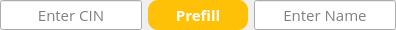
    <widget class="QWidget" name="widget" native="true">
     <property name="minimumSize">
      <size>
       <width>0</width>
       <height>30</height>
      </size>
     </property>
     <property name="maximumSize">
      <size>
       <width>16777215</width>
       <height>30</height>
      </size>
     </property>
     <property name="font">
      <font>
       <family>Open Sans</family>
       <stylestrategy>PreferAntialias</stylestrategy>
      </font>
     </property>
     <layout class="QGridLayout" name="gridLayout_3">
      <property name="leftMargin">
       <number>0</number>
      </property>
      <property name="topMargin">
       <number>0</number>
      </property>
      <property name="rightMargin">
       <number>0</number>
      </property>
      <property name="bottomMargin">
       <number>0</number>
      </property>
      <item row="0" column="0">
       <layout class="QHBoxLayout" name="horizontalLayout_2">
        <property name="sizeConstraint">
         <enum>QLayout::SetNoConstraint</enum>
        </property>
        <item>
         <widget class="QLineEdit" name="CINField">
          <property name="sizePolicy">
           <sizepolicy hsizetype="Expanding" vsizetype="Expanding">
            <horstretch>0</horstretch>
            <verstretch>0</verstretch>
           </sizepolicy>
          </property>
          <property name="font">
           <font>
            <family>Open Sans</family>
            <pointsize>11</pointsize>
            <stylestrategy>PreferAntialias</stylestrategy>
           </font>
          </property>
          <property name="inputMethodHints">
           <set>Qt::ImhNone</set>
          </property>
          <property name="inputMask">
           <string/>
          </property>
          <property name="text">
           <string/>
          </property>
          <property name="maxLength">
           <number>21</number>
          </property>
          <property name="alignment">
           <set>Qt::AlignCenter</set>
          </property>
          <property name="placeholderText">
           <string>Enter CIN</string>
          </property>
         </widget>
        </item>
        <item>
         <widget class="QPushButton" name="Prefill">
          <property name="sizePolicy">
           <sizepolicy hsizetype="Minimum" vsizetype="Expanding">
            <horstretch>0</horstretch>
            <verstretch>0</verstretch>
           </sizepolicy>
          </property>
          <property name="minimumSize">
           <size>
            <width>100</width>
            <height>20</height>
           </size>
          </property>
          <property name="font">
           <font>
            <family>Open Sans</family>
            <pointsize>11</pointsize>
            <weight>75</weight>
            <bold>true</bold>
            <stylestrategy>PreferAntialias</stylestrategy>
           </font>
          </property>
          <property name="styleSheet">
           <string notr="true">background-color:rgb(255,193,7);
color: rgb(255, 255, 255);
border-radius:10</string>
          </property>
          <property name="text">
           <string>Prefill</string>
          </property>
          <property name="shortcut">
           <string>Return</string>
          </property>
         </widget>
        </item>
        <item>
         <widget class="QLineEdit" name="NameField">
          <property name="sizePolicy">
           <sizepolicy hsizetype="Expanding" vsizetype="Expanding">
            <horstretch>0</horstretch>
            <verstretch>0</verstretch>
           </sizepolicy>
          </property>
          <property name="font">
           <font>
            <family>Open Sans</family>
            <pointsize>11</pointsize>
            <stylestrategy>PreferAntialias</stylestrategy>
           </font>
          </property>
          <property name="inputMask">
           <string/>
          </property>
          <property name="text">
           <string/>
          </property>
          <property name="maxLength">
           <number>32767</number>
          </property>
          <property name="alignment">
           <set>Qt::AlignCenter</set>
          </property>
          <property name="placeholderText">
           <string>Enter Name</string>
          </property>
         </widget>
        </item>
       </layout>
      </item>
     </layout>
    </widget>
